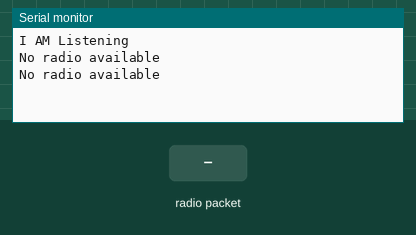
Recording of a sketch running on a simulated Arduino Mega 2560, built with avr-gcc and run on an emulated ATmega2560. On the bench: the last lines printed to the serial monitor. The inputs (shaded band) are chosen by the test bench. No radio packets arrive unless stated.

Above: at 1.8 s.
1.9 s: radio packet "1" arrives
At 2.8 s:
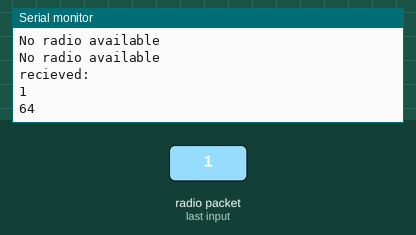
3.5 s: radio packet "0" arrives
At 4.3 s:
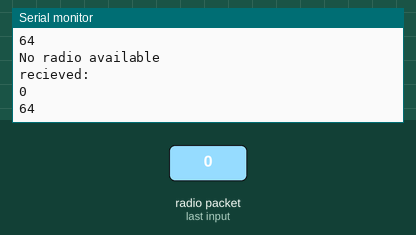
5.0 s: radio packet "2" arrives
At 5.8 s:
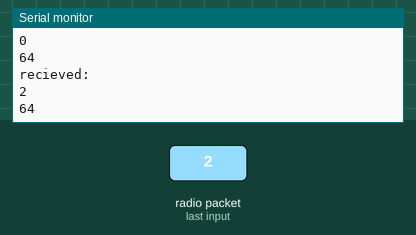
Timing chart, 0 to 8.0 s (numbered marks = the images above; inputs shaded):
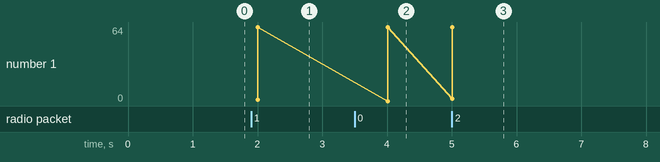

Measured:
- after the input at 1.9 s, the serial monitor: prints a new line after 0.11 s (image 1)
- after the input at 3.5 s, the serial monitor: prints a new line after 0.51 s (image 2)
- after the input at 5.0 s, the serial monitor: prints a new line at once (image 3)

The sketch:

Reciever_basic_copy_20221025203350.ino
```cpp
#include <Arduino.h>
#include <SPI.h>
#include "nRF24L01.h"
#include "RF24.h"

char msg[6];
RF24 radio(22,21);
const uint64_t pip = 0xE8E8F0F0E1LL;

void setup() {
  // put your setup code here, to run once:
  Serial.begin(115200);
 radio.begin();
 radio.setChannel(2);
 radio.setPayloadSize(16);
 radio.setDataRate(RF24_250KBPS);
 radio.openReadingPipe(1,pip);
 Serial.println("I AM Listening");
 radio.startListening();
}

void loop() {
  // put your main code here, to run repeatedly:
  if (radio.available()){
    char text[64] = {0};
    radio.read(&text, sizeof(text));
    Serial.println("recieved:");
    Serial.println(text);
    Serial.println(sizeof(text));

    // radio.read(msg, 6);
    //  Serial.println("msg");
    //  Serial.println(msg);

 }
 else{
  Serial.println("No radio available");
 }
 delay(1000);
}
```
